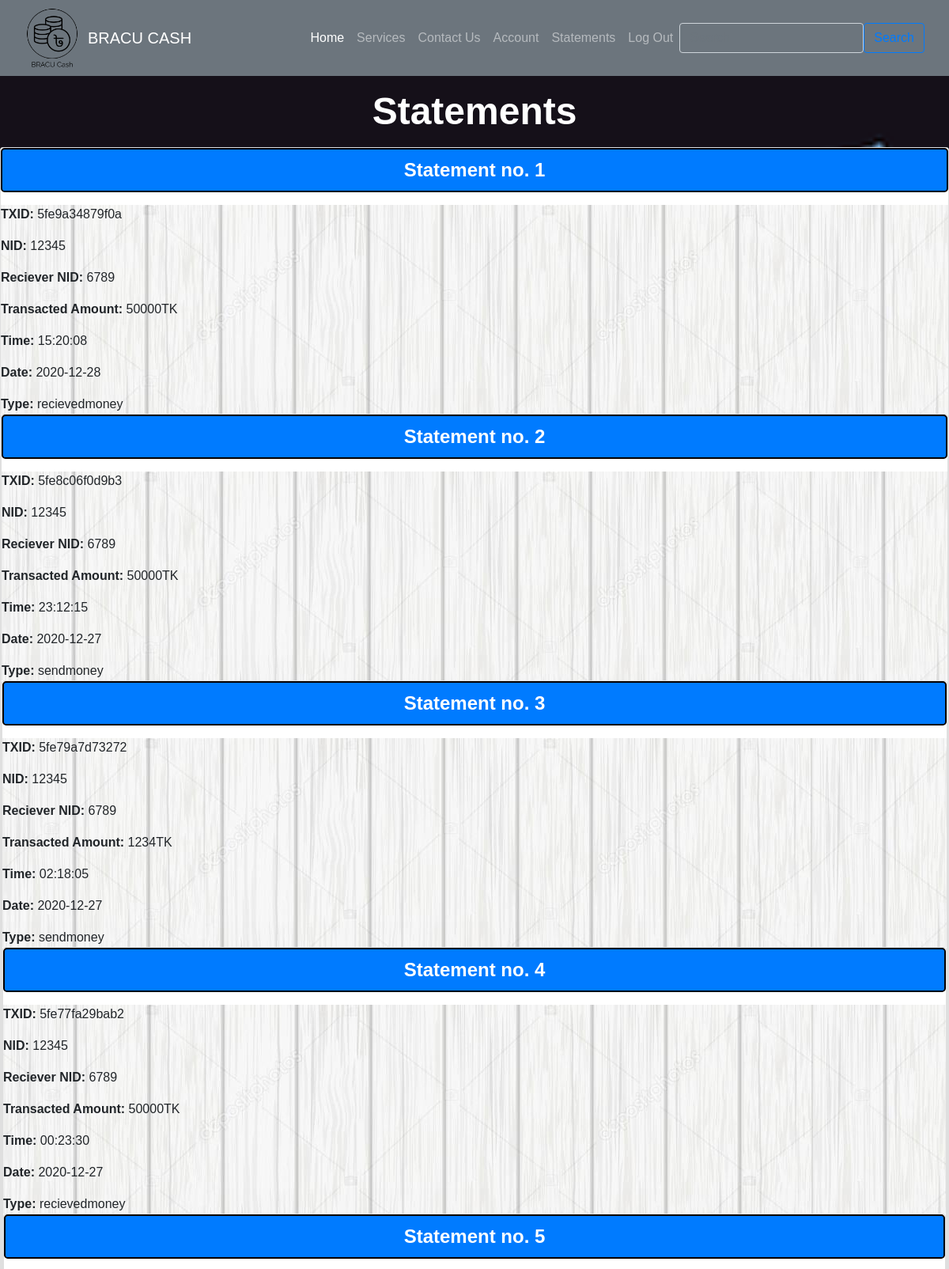
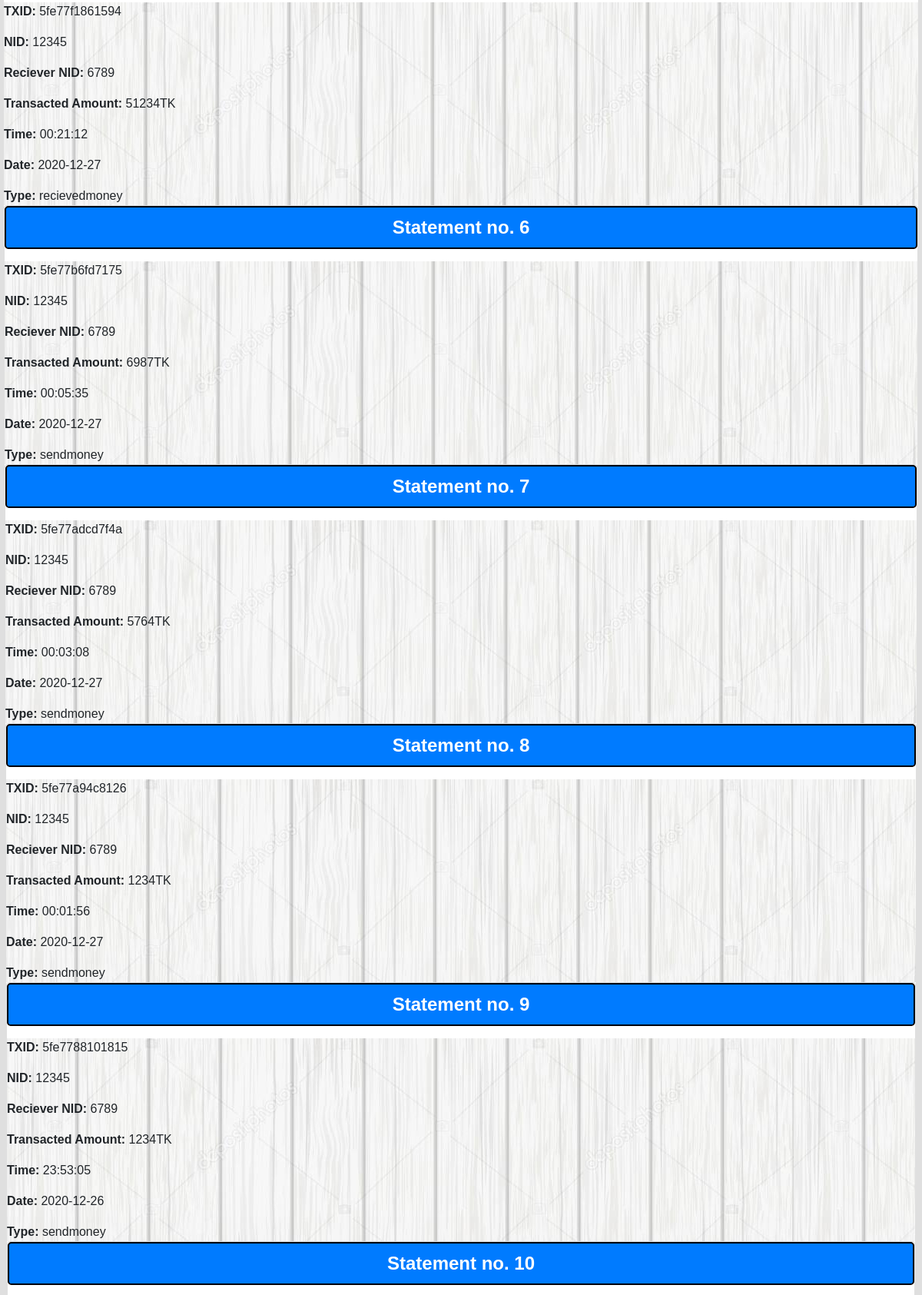
The app's page /allstatements.php (signed in, upper part) with its own data (2 pictures, top to bottom).
### tables this page shows
CREATE TABLE `transaction` (
  `NID` varchar(17) NOT NULL,
  `type` text NOT NULL,
  `ONID` varchar(17) NOT NULL,
  `amount` float NOT NULL,
  `date` date NOT NULL,
  `time` time NOT NULL,
  `txid` varchar(255) NOT NULL
);

### allstatements.php (the view, shortened to what this page needs)
<html>
        <head>
          <link rel="stylesheet" href="https://maxcdn.bootstrapcdn.com/bootstrap/4.5.2/css/bootstrap.min.css">
          <link rel="stylesheet" type="text/css" href="style.css">
        </head>
        <body>
           <nav class="navbar navbar-expand-lg navbar-dark bg-secondary">
      <div class="container-fluid">
          <img src="logo.png" style="height:80px; width:80px; padding-right:10px">
        <a class="navbar-brand" href="home.php" >BRACU CASH</a>
        <div class="collapse navbar-collapse" id="navbarSupportedContent">
          <ul class="navbar-nav ml-auto ">
            <li class="nav-item">
              <a class="nav-link active" aria-current="page" href="home.php">Home</a>
            </li>
            <li class="nav-item">
              <a class="nav-link" href="Service.php">Services</a>
              </li>
               <li class="nav-item">
              <a class="nav-link" href="contact.php">Contact Us</a>
            </li>
                 <li class="nav-item">
              <a class="nav-link" href="accountinfo.php">Account</a>
            </li>
              <li class="nav-item">
              <a class="nav-link" href="statementpage.php">Statements</a>
            </li>
                 <li class="nav-item">
              <a class="nav-link" href="logout.php">Log Out</a>
            </li>
          </ul>
          <form class="d-flex">
            <input class="form-control me-2" type="search" placeholder="Search" aria-label="Search">
            <button class="btn btn-outline-primary" type="submit">Search</button>
          </form>
        </div>
      </div>
    </nav>
            <div>
                <h2 style="color: white; text-align: center; font-size: 300%"> <b> Statements </b> </h2>
                <?php
                    $host = "localhost";
                    $user = "root";
                    $password = "";
                    $dbname = "bucash";
                    $con = mysqli_connect($host, $user, $password, $dbname);
                    $nid = $_SESSION['user'];
                    $result = mysqli_query($con, "SELECT * FROM transaction WHERE NID = $nid ORDER BY date DESC, time DESC");
                    if($result != false){
                      $i=1;
                      while($row = mysqli_fetch_assoc($result)){
                      $txid = $row['txid'];
                      $nid = $row['NID'];
                      $onid = $row['ONID'];
                      $type = $row['type'];
                      $amount = $row['amount'];
                      $time = $row['time'];
                      $date = $row['date'];
                            ?>
                    <div class="card">
                        <p class="btn btn-primary btn-lg" style=" font-size:150%; border:2px solid black; "> <b>Statement no. <?php echo $i; ?> </b> </p>
                    <div class="thumb-content" style="background-image: url('blue.jpg');">
                      <?php $i=$i+1; ?>
                        <p class="card-text"><b>TXID: </b><?php echo $txid ?></p>
                        <p class="card-text"><b>NID: </b><?php echo $nid ?></p>
                        <p class="card-text"><b>Reciever NID: </b><?php echo $onid ?></p>
                        <p class="card-text"><b>Transacted Amount: </b><?php echo $amount ?>TK</p>
                        <p class="card-text"><b>Time: </b><?php echo $time ?></p>
                        <p class="card-text"><b>Date: </b><?php echo $date ?></p>
                        <p class="card-text"><b>Type: </b><?php echo $type ?></p>
                    </div>
                     <?php
                    }
                  }
                ?>
                </div>
            </div>
    </body>
</html>

### style.css (style rules this page uses)
* { margin: 0;padding: 0;box-sizing: border-box; font-family: 'Montserrat', sans-serif; }
body { background-image: url('image.jpg'); background-repeat: no-repeat; background-size: cover; font-family: "Lato", sans-serif; }
.form-control { background-color: transparent; }
a { color: #fff; }
label,input { display: block; }
* { box-sizing: border-box; }

### records on screen
transaction: txid "5fe9a34879f0a", NID "12345", ONID "6789", amount "50000", time "15:20:08", date "2020-12-28", type "recievedmoney"
transaction: txid "5fe8c06f0d9b3", NID "12345", ONID "6789", amount "50000", time "23:12:15", date "2020-12-27", type "sendmoney"
transaction: txid "5fe79a7d73272", NID "12345", ONID "6789", amount "1234", time "02:18:05", date "2020-12-27", type "sendmoney"
transaction: txid "5fe77fa29bab2", NID "12345", ONID "6789", amount "50000", time "00:23:30", date "2020-12-27", type "recievedmoney"
transaction: txid "5fe77f1861594", NID "12345", ONID "6789", amount "51234", time "00:21:12", date "2020-12-27", type "recievedmoney"
transaction: txid "5fe77b6fd7175", NID "12345", ONID "6789", amount "6987", time "00:05:35", date "2020-12-27", type "sendmoney"
transaction: txid "5fe77adcd7f4a", NID "12345", ONID "6789", amount "5764", time "00:03:08", date "2020-12-27", type "sendmoney"
transaction: txid "5fe77a94c8126", NID "12345", ONID "6789", amount "1234", time "00:01:56", date "2020-12-27", type "sendmoney"
transaction: txid "5fe7788101815", NID "12345", ONID "6789", amount "1234", time "23:53:05", date "2020-12-26", type "sendmoney"
